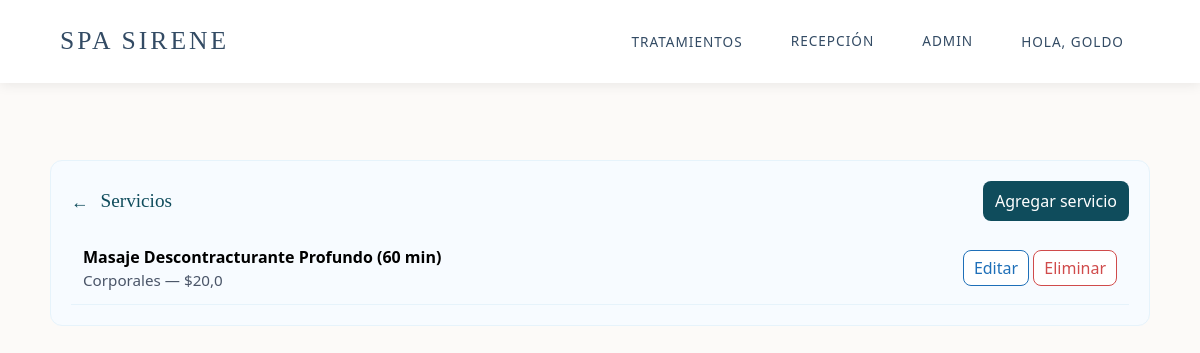
/spa/admin-panel/services/ (signed in), run on an earlier commit of the app's database.
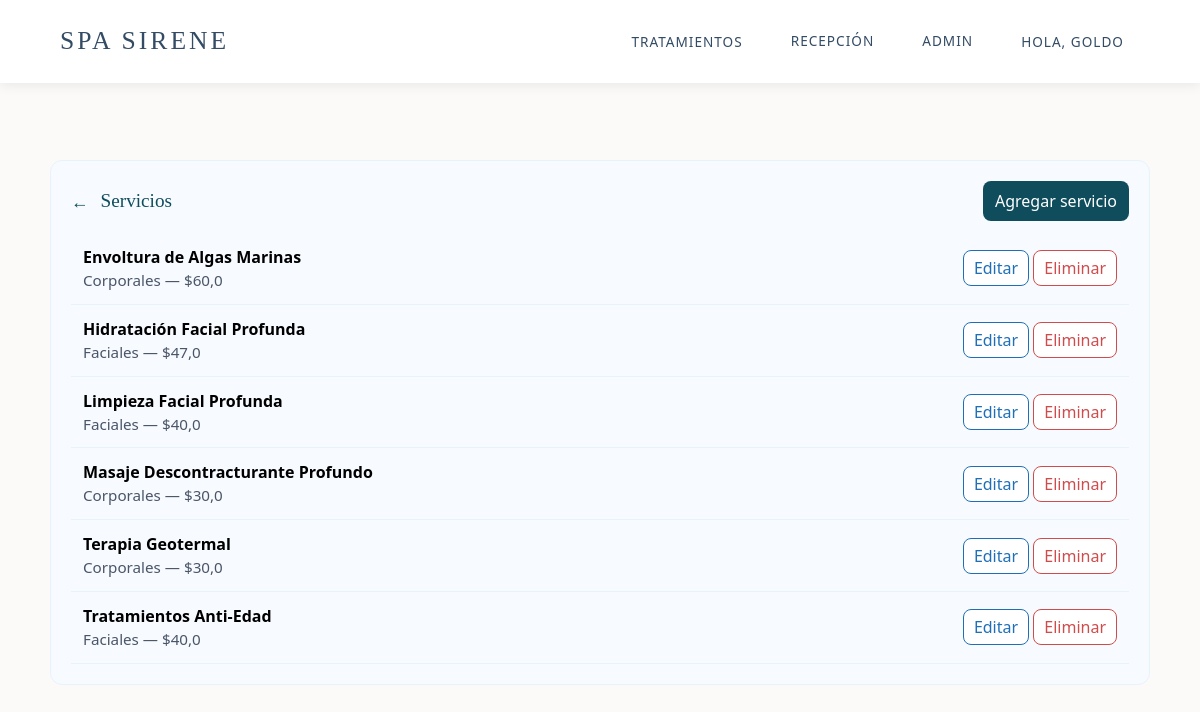
And on a later commit of the database.
### coffee/models.py (models this page shows, shortened)
class Servicio(models.Model):
    CATEGORY_CHOICES = [
        ('FACIAL', 'Faciales'),
        ('CORPORAL', 'Corporales'),
    ]
    name = models.CharField(max_length=255)
    price = models.FloatField()
    quantify = models.IntegerField()  # Representa la duración en minutos
    image = models.CharField(max_length=2083)
    categoria = models.CharField(max_length=20, choices=CATEGORY_CHOICES, default='FACIAL')
    description = models.TextField(null=True, blank=True)
    specialist = models.CharField(max_length=255, null=True, blank=True)
    specialists = models.ManyToManyField('Specialist', blank=True, related_name='services')

### coffee/views.py (the view)
# urls.py: path('admin-panel/services/', views.admin_services_list, name='admin_services_list'),
@login_required
@group_required('AdminSuperior')
def admin_services_list(request):
    servicios = Servicio.objects.all().order_by('name')
    return render(request, 'admin/services_list.html', {'servicios': servicios})

### coffee/context_processors.py (called while the page is built)
def role_flags(request):
    user = getattr(request, 'user', None)
    is_receptionist = False
    is_admin_superior = False
    try:
        if user and user.is_authenticated:
            if user.is_superuser or user.is_staff:
                is_receptionist = user.is_superuser or ('receptionist' in [g.lower() for g in user.groups.values_list('name', flat=True)])
                is_admin_superior = True
            else:
                groups = [g.lower() for g in user.groups.values_list('name', flat=True)]
                is_receptionist = 'receptionist' in groups or 'recepcionista' in groups
                is_admin_superior = 'adminsuperior' in groups or 'admin_superior' in groups
    except Exception:
        pass
    return {'is_receptionist': is_receptionist, 'is_admin_superior': is_admin_superior}

### coffee/views.py (called while the page is built)
def in_group(user, group_name):
    if not user or not user.is_authenticated:
        return False
    if user.is_superuser:
        return True
    return user.groups.filter(name=group_name).exists()

def group_required(group_name):
    return user_passes_test(lambda u: in_group(u, group_name))

### coffee/templates/admin/services_list.html
{% extends 'base.html' %}
{% block content %}
<div class="admin-card">
    <div class="admin-header">
        <div style="display:flex;align-items:center;">
            <a class="back-link" href="{% url 'admin_dashboard' %}">←</a>
            <h2 class="admin-title" style="font-size:1.2rem;">Servicios</h2>
        </div>
        <div class="admin-actions">
            <a class="btn-primary" href="{% url 'admin_service_create' %}">Agregar servicio</a>
        </div>
    </div>
    <div>
    {% for s in servicios %}
        <div class="admin-list-row">
            <div><strong>{{ s.name }}</strong> <div class="admin-subtle">{{ s.get_categoria_display }} — ${{ s.price }}</div></div>
            <div>
                <a class="btn-outline" href="{% url 'admin_service_edit' s.id %}">Editar</a>
                <a class="btn-danger" href="{% url 'admin_service_delete' s.id %}">Eliminar</a>
            </div>
        </div>
    {% empty %}
        <div>No hay servicios.</div>
    {% endfor %}
    </div>
</div>
{% endblock %}

What changed in the data, as far as the page shows it:
added Servicio: name "Envoltura de Algas Marinas", categoria "Corporales", price "60,0"
added Servicio: name "Hidratación Facial Profunda", categoria "Faciales", price "47,0"
added Servicio: name "Limpieza Facial Profunda", categoria "Faciales", price "40,0"
changed Servicio: name "Masaje Descontracturante Profundo (60 min)" → "Masaje Descontracturante Profundo"; price "20,0" → "30,0"
added Servicio: name "Terapia Geotermal", categoria "Corporales", price "30,0"
added Servicio: name "Tratamientos Anti-Edad", categoria "Faciales", price "40,0"
